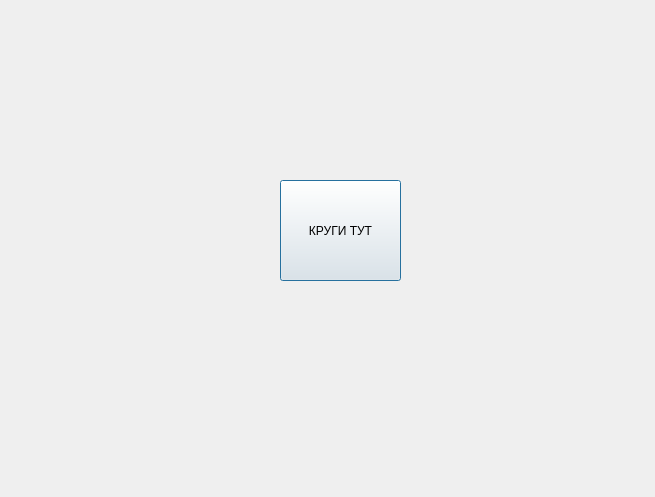
<?xml version="1.0" encoding="UTF-8"?>
<ui version="4.0">
 <class>Dialog</class>
 <widget class="QDialog" name="Dialog">
  <property name="geometry">
   <rect>
    <x>0</x>
    <y>0</y>
    <width>655</width>
    <height>497</height>
   </rect>
  </property>
  <property name="windowTitle">
   <string>Dialog</string>
  </property>
  <widget class="QPushButton" name="pushButton">
   <property name="geometry">
    <rect>
     <x>280</x>
     <y>180</y>
     <width>121</width>
     <height>101</height>
    </rect>
   </property>
   <property name="text">
    <string>КРУГИ ТУТ</string>
   </property>
  </widget>
 </widget>
 <resources/>
 <connections/>
</ui>
